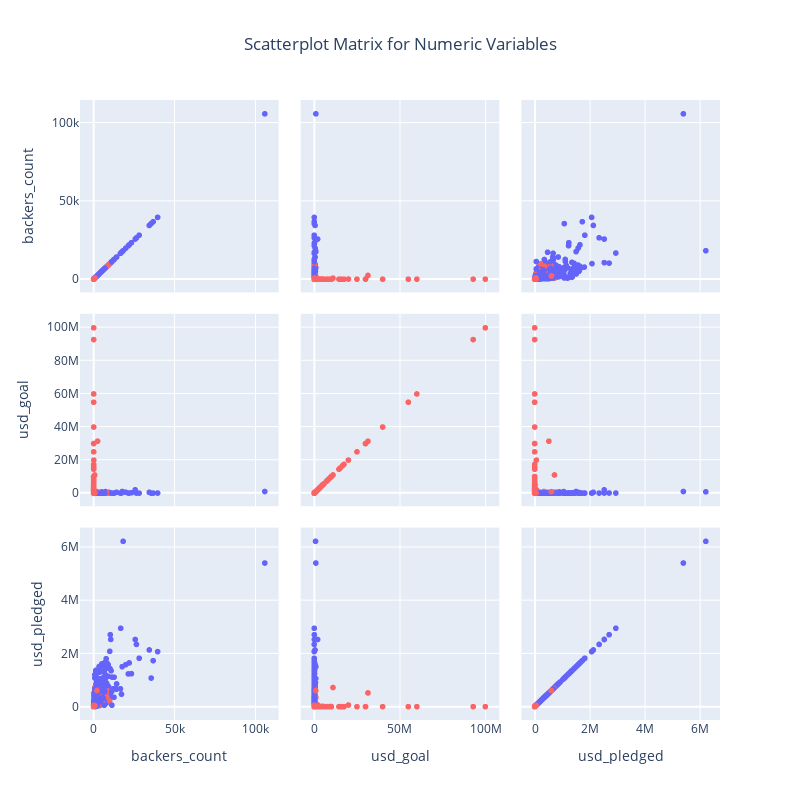

The cell this chart's notebook holds for it:
### Markdown cell above
### splom plot for the numeric variables

### Code cell
fig = go.Figure()
fig.add_trace(
    go.Splom(
        dimensions=[
            dict(label="backers_count", values=h1_h2_df["backers_count"]),
            dict(label="usd_goal", values=h1_h2_df["usd_goal"]),
            dict(label="usd_pledged", values=h1_h2_df["usd_pledged"]),
        ],
        text=[
            "Failed" if val == 0 else "Successful" for val in h1_h2_df["SuccessfulBool"]
        ],
        marker=dict(
            color=h1_h2_df["SuccessfulBool"],
            colorscale=[[0, "rgb(251, 100, 100)"], [1, "rgb(100, 100, 251)"]],
        ),
        customdata=h1_h2_df["SuccessfulBool"],
        hovertemplate="<b>backers_count</b>:"
        + "%{x}<br><b>usd_goal</b>:"
        + "%{y}<br><b>usd_pledged</b>:"
        + "%{z}<br><b>Successful</b>:"
        + "%{customdata}",
    )
)
fig.update_layout(
    title="Scatterplot Matrix for Numeric Variables",
    title_x=0.5,
    width=800,
    height=800,
)
fig.show()

### Figure 1 — Plotly figure (JSON) as saved in the notebook; plotly's stock layout.template omitted (floating-point values rounded to 4 significant figures; data arrays with more than 128 entries replaced by an {"elided": "..."} marker saying what was removed)
{"data": [{"customdata": {"elided": "20632 int values"}, "dimensions": [{"label": "backers_count", "values": {"elided": "20632 int values"}}, {"label": "usd_goal", "values": {"elided": "20632 float values"}}, {"label": "usd_pledged", "values": {"elided": "20632 float values"}}], "hovertemplate": "<b>backers_count</b>:%{x}<br><b>usd_goal</b>:%{y}<br><b>usd_pledged</b>:%{z}<br><b>Successful</b>:%{customdata}", "marker": {"color": {"elided": "20632 int values"}, "colorscale": [[0, "rgb(251, 100, 100)"], [1, "rgb(100, 100, 251)"]]}, "text": {"elided": "20632 str values"}, "type": "splom"}], "layout": {"height": 800, "title": {"text": "Scatterplot Matrix for Numeric Variables", "x": 0.5}, "width": 800}}
